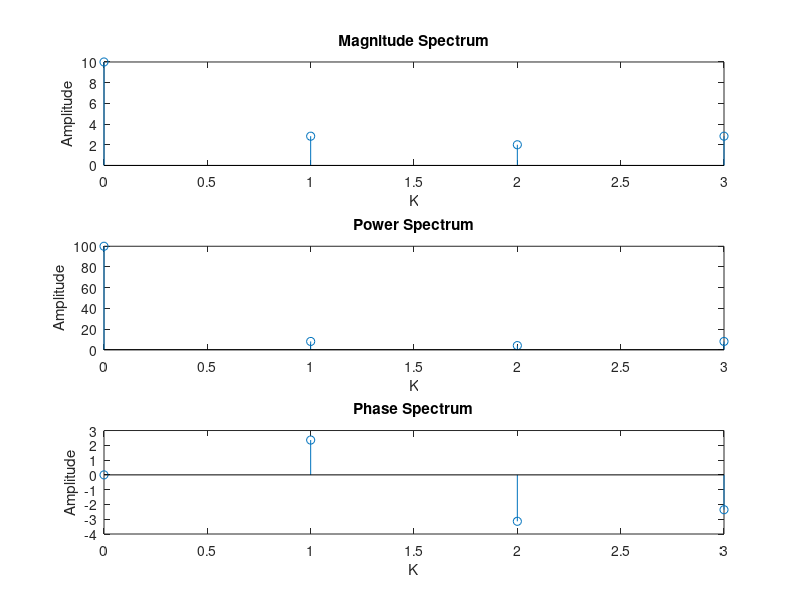

Write the MATLAB code that produced this figure.
clc;
clear all;
close all;

N = 4;
i = 0:1:N-1;
X = zeros(1, N);
x = [1 2 3 4];

for k=1:N
  for n=1:N
    X(k) = X(k) + x(n) * exp(-j * 2 * pi / N * (k -1) * (n - 1));  
  endfor
endfor

disp(X);

subplot(3, 1, 1);
stem(i, abs(X));
ylabel("Amplitude");
xlabel("K");
title("Magnitude Spectrum");

subplot(3, 1, 2);
stem(i, abs(X) .^ 2);
ylabel("Amplitude");
xlabel("K");
title("Power Spectrum");

subplot(3, 1, 3);
stem(i, angle(X));
ylabel("Amplitude");
xlabel("K");
title("Phase Spectrum");